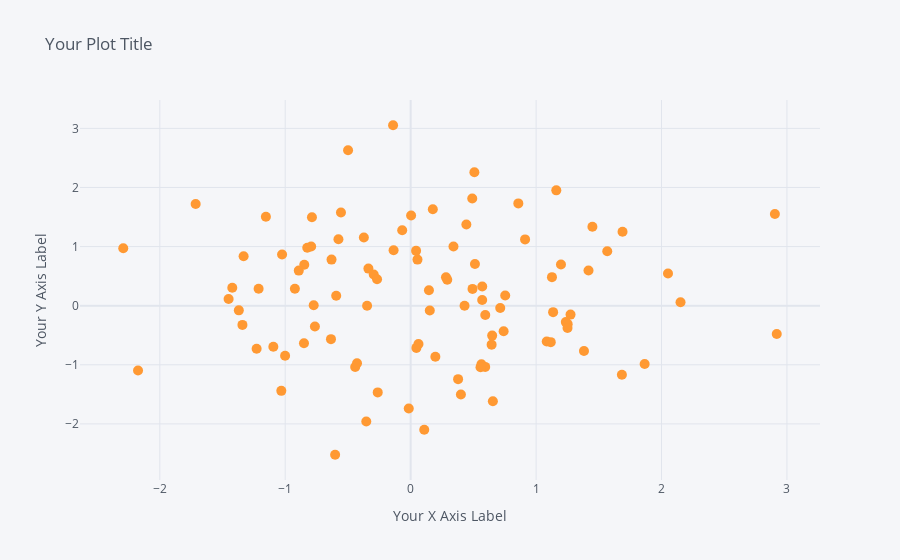

The notebook cell this image was saved under:
### Code cell
df.iplot(
    kind='scatter',
    x='A',
    y='B',
    mode='markers',
    size=10,
    xTitle='Your X Axis Label',
    yTitle='Your Y Axis Label',
    title='Your Plot Title'
)
